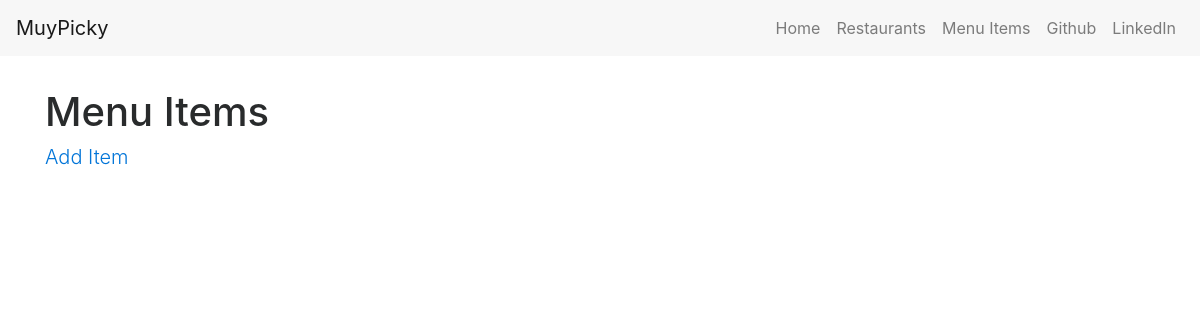
The app's page /items/ (signed in), older data.
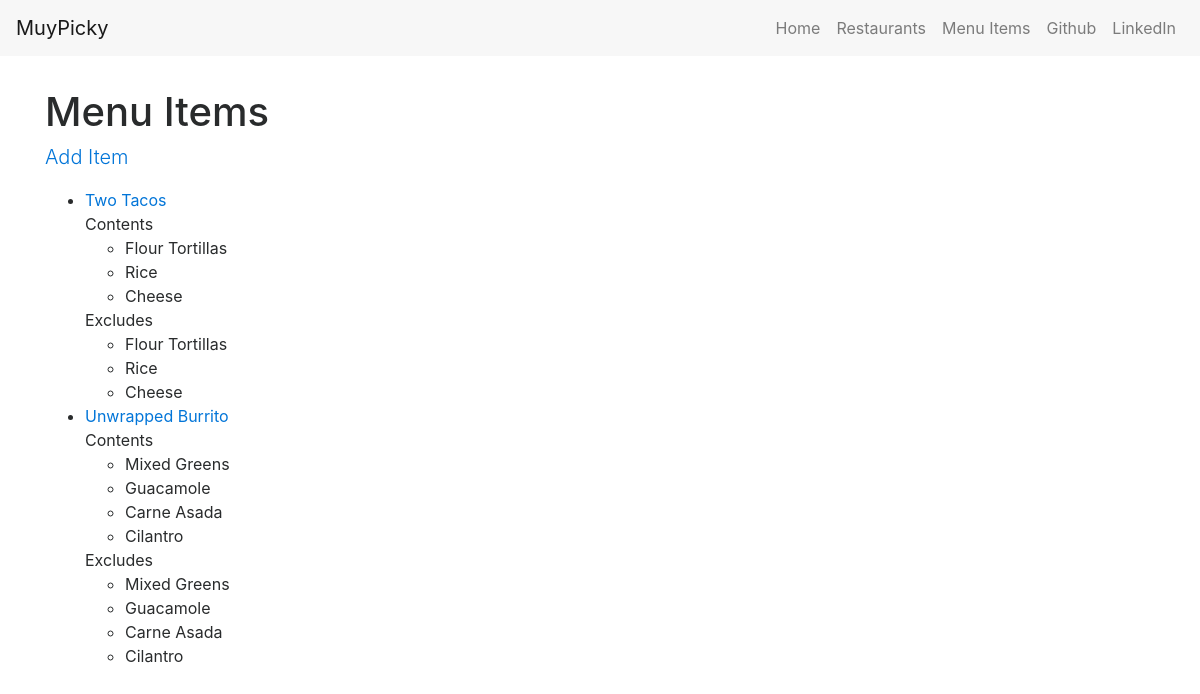
The same page, newer data.
### menus/models.py (models this page shows, shortened)
class Item(models.Model):
    user            = models.ForeignKey(settings.AUTH_USER_MODEL)
    restaurant      = models.ForeignKey(RestaurantLocation)
    name            = models.CharField(max_length=120)
    contents        = models.TextField(help_text="separate each item by comma")
    excludes        = models.TextField(blank=True, null=True, help_text="separate each item by comma")
    public          = models.BooleanField(default=True)
    timestamp       = models.DateTimeField(auto_now_add=True)
    updated         = models.DateTimeField(auto_now=True)
    def get_absolute_url(self):
        return reverse('menus:detail', kwargs={'pk': self.pk})
    class Meta:
        ordering = ['-updated', '-timestamp']
    def get_contents(self):
        return self.contents.split(',')
    def get_excludes(self):
        return self.contents.split(',')

### menus/views.py (the view)
class ItemListView(ListView):
    def get_queryset(self):
        return Item.objects.filter(user=self.request.user) #checks if user is authenticated

### templates/menus/item_list.html (shortened to what this page needs)
{% extends 'base.html' %}
{% block content %}
<h1>Menu Items</h1>
    <p class="lead"><a href="{% url 'menus:create' %}">Add Item</a> </p>
    <ul>
        {% for obj in object_list %}
            <li><a href='{{ obj.get_absolute_url }}'>{{ obj.name }}</a></li>
            {% if obj.contents %}
                Contents
                <ul>
                    {% for item in obj.get_contents %}
                        <li>{{ item }}</li>
                    {% endfor %}
                </ul>
            {% endif %}
            {% if obj.excludes %}
                Excludes
                <ul>
                    {% for item in obj.get_excludes %}
                        <li>{{ item }}</li>
                    {% endfor %}
                </ul>
        {% endif %}
{% endfor %}
    </ul>
{% endblock %}

### templates/base.html (shortened to what this page needs)
{% load static from staticfiles %}
<!DOCTYPE html>
<html lang="en">
<head>
    <link rel="stylesheet" href="{% static 'src/css/bootstrap.min.css' %}">
    <link rel="stylesheet" href="{% static 'src/css/styles.css' %}">
</head>
<body>
{% include 'snippets/nav.html' %}
<div class="container main-content">
    {% block content %}
    {% endblock %}
</div>
</body>
</html>

### templates/snippets/nav.html (shortened to what this page needs)
<nav class="navbar navbar-toggleable-md navbar-light bg-faded fixed-top">
    <a class="navbar-brand" href="/">MuyPicky</a>
    <div class="collapse navbar-collapse justify-content-end" id="navbarNav">
        <ul class="navbar-nav">
            <li class="nav-item">
                <a class="nav-link" href="{% url 'home' %}">Home<span class="sr-only">(current)</span></a>
            </li>
            {% if request.user.is_authenticated %}
            <li class="nav-item">
                <a class="nav-link" href="{% url 'muypicky:list' %}">Restaurants</a>
            </li>
            <li class="nav-item">
                <a class="nav-link" href="{% url 'menus:list' %}">Menu Items</a>
            </li>
            {% endif %}
            <li class="nav-item">
                <a class="nav-link" href="https://github.com/christiaanrr" target="_blank">Github</a>
            </li>
            <li class="nav-item">
                <a class="nav-link" href="https://www.linkedin.com/in/christian-rodriguez-967575124/" target="_blank">LinkedIn</a>
            </li>
        </ul>
    </div>
</nav>

### restaurant/static/src/css/styles.css (style rules this page uses)
.main-content { margin-top: 90px; }

Row changes from the older to the newer data that the page shows:
added Item: name "Two Tacos", get_contents "Flour Tortillas" "Rice" "Cheese", get_excludes "Flour Tortillas" "Rice" "Cheese"
added Item: name "Unwrapped Burrito", get_contents "Mixed Greens" "Guacamole" "Carne Asada" "Cilantro", get_excludes "Mixed Greens" "Guacamole" "Carne Asada" "Cilantro"
